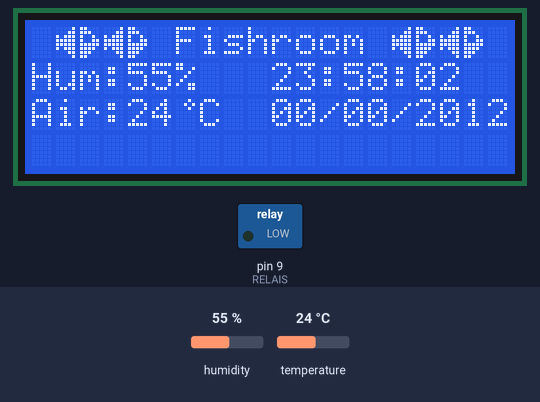
The sketch below on a simulated Arduino Uno, built with avr-gcc and run on an emulated ATmega328P. Shown: 20×4 character LCD, switched loads named in the sketch (green lamp = pin HIGH). Inputs (shaded band) come from the test bench; at power-on: humidity 55 %, temperature 24 °C. Storage starts empty; what the sketch prints to the serial monitor is not drawn.

Above: at 1.2 s.
1.3 s: humidity set to 22 %
At 3.0 s:
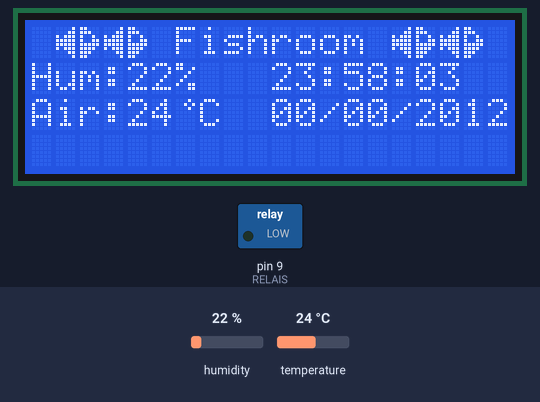
4.7 s: temperature set to 12 °C
At 6.1 s:
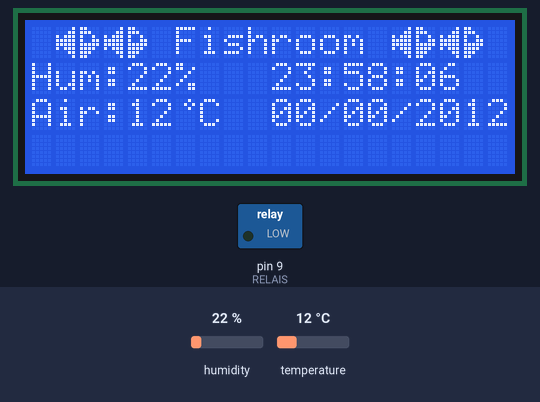
7.8 s: humidity set to 40 %
At 8.7 s:
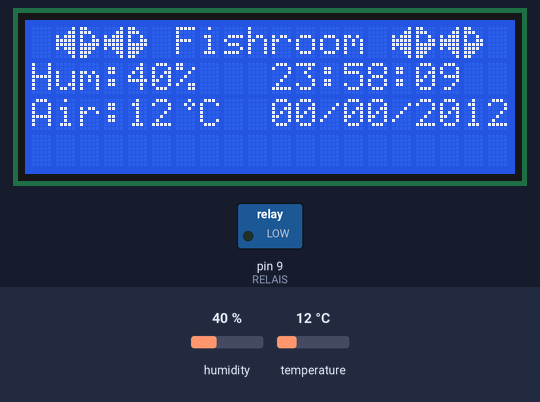
10.9 s: temperature set to 19 °C
At 12.3 s:
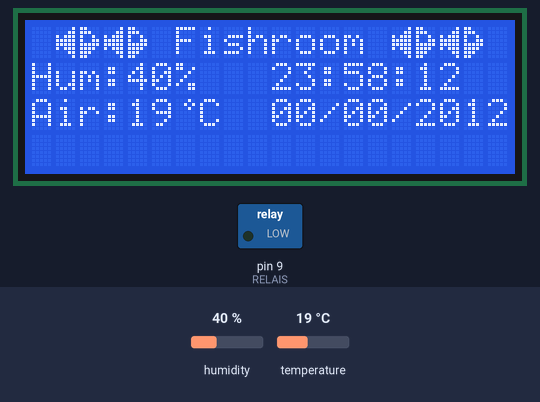
Timing chart, 0 to 13.9 s (numbered marks = the images above; inputs shaded):
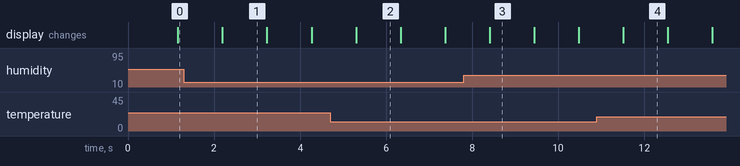

Measured:
- what the display in image 1 shows lasts 1.0 s, from 2.2 s to 3.2 s

The sketch:

FishDuino.ino
```cpp
// Auteur du Programme : X. HINAULT - Tous droits réservés
// Programme écrit le : 12/2011.

// ------- Licence du code de ce programme -----
//  This program is free software: you can redistribute it and/or modify
//  it under the terms of the GNU General Public License as published by
//  the Free Software Foundation, either version 3 of the License,
//  or any later version.
//  This program is distributed in the hope that it will be useful,
//  but WITHOUT ANY WARRANTY; without even the implied warranty of
//  MERCHANTABILITY or FITNESS FOR A PARTICULAR PURPOSE.  See the
//  GNU General Public License for more details.
//  You should have received a copy of the GNU General Public License
//  along with this program.  If not, see <http://www.gnu.org/licenses/>.

#include <LiquidCrystal.h> // Ajout librairie liquidCristal
#include <SD.h> // crée automatiquement un objet racine SD représentant la carte mémoire SD
#include <dht11.h>
dht11 DHT11;
#define DHT11PIN 8 // on definit la pin digital 8


File myFile; // objet file
File myDir; // objet file

char dirName[]="/monrep"; // tableau de caracteres pour le nom du répertoire

// nom du fichier court (8 caractères maxi . 3 caractères maxi) (dit format DOS 8.3)
char fileName[] = "test.txt"; // tableau de caractères pour le nom du fichier

char pathFile[] = "/monrep/test.txt"; // tableau de caractères pour le nom du fichier

int test; //variable mémorisation résultat renvoyé par fonctions


///////////////// LCD ///////////////////////
// --- constantes des broches ---

const int RS=2; //declaration constante de broche
const int E=3; //declaration constante de broche

const int D4=4; //declaration constante de broche
const int D5=5; //declaration constante de broche
const int D6=6; //declaration constante de broche
const int D7=7; //declaration constante de broche
//////////////////// FIN LCD //////////////////////
///////////////// relais //////////////////////
const int RELAIS = 9;
/////////// Fin Relais /////////////////////


// --- Déclaration des variables globales ---

////////////////////////// LCD ///////////////////
LiquidCrystal lcd(RS, E, D4, D5, D6, D7);// initialisation LCD en mode 4 bits
// Caractere speciaux cree

byte degree[8] = {
  B10000010,
  B10000101,
  B10000010,
  B10000000,
  B10000000,
  B10000000,
  B10000000,
};
byte poisson1[8] = {
  B10000001,
  B10000011,
  B10010111,
  B10011111,
  B10011111,
  B10010111,
  B10000011,
  B10000001,
};
byte poisson2[8] = {
  B10011000,
  B10011100,
  B10010010,
  B10010011,
  B10011111,
  B10011110,
  B10011100,
  B10011000,
};
///////////////////// FIN LCD /////////////////////

void setup()
{
  Serial.begin(115200);
  //initLCD1();
  initLCD();
  initSdCard();
  pinMode(RELAIS,OUTPUT);
  digitalWrite(RELAIS,LOW);
} // fin setup()

int heure[] = {0,58,23};
int ecran=1;
void loop(){
  initLCD1();
  //delay(2000);
  //digitalWrite(RELAIS,HIGH);
  //initLCD2();
  setHeure(heure);
  checkTemp(ecran);


  delay(1000); // pause de 2 secondes
  //digitalWrite(RELAIS,LOW);
}

void initLCD(){
  lcd.begin(20,4);
  lcd.createChar(0, degree);
  lcd.createChar(1,poisson1);
  lcd.createChar(2,poisson2);
}
void initLCD1(){
  //lcd.clear();
  lcd.setCursor(1, 0);
  lcd.print((char)1);
  lcd.print((char)2);
  lcd.print((char)1);
  lcd.print((char)2);
  lcd.print(" Fishroom ");
  lcd.print((char)1);
  lcd.print((char)2);
  lcd.print((char)1);
  lcd.print((char)2);
  lcd.setCursor(0, 1);
  lcd.print("Hum:");
  lcd.print("00%");
  lcd.setCursor(10, 1);
  lcd.print("00:00:00");
  lcd.setCursor(0, 2);
  lcd.print("Air:");
  lcd.print("00");
  lcd.setCursor(6, 2);
  lcd.print((char)0);
  lcd.print("C");
  lcd.setCursor(10, 2);
  lcd.print("00/00/2012");
}
void initLCD2(){
  lcd.clear();
  lcd.setCursor(1, 0);
  lcd.print((char)1);
  lcd.print((char)2);
  lcd.print(" Information ");
  lcd.print((char)1);
  lcd.print((char)2);
  lcd.setCursor(0, 1);
  lcd.print("  Ext ");
  lcd.setCursor(13, 1);
  lcd.print("Cave");
  lcd.setCursor(0, 2);
  lcd.print("Hum:");
  lcd.print("00%");
  lcd.setCursor(0, 3);
  lcd.print("Air:");
  lcd.print("00");
  lcd.setCursor(6, 3);
  lcd.print((char)0);
  lcd.print("C");
  lcd.setCursor(11, 2);
  lcd.print("Air:");
  lcd.print("00");
  lcd.print((char)0);
  lcd.print("C");
}

void initSdCard(){
  //----- initialisation de la carte SD -----
  Serial.println("Initialisation de la SD card...");
  pinMode(10, OUTPUT); // laisser la broche SS en sortie - obligatoire avec librairie SD
  test=SD.begin(4); // initialisation de la carte SD avec broche 4 en tant que CS - renvoie true/false
  if (test!=true) { // si initialisation n'est pas réussie
    Serial.println("Echec initialisation!"); // message port Série
  }
  else { // si nitialisation réussie
    Serial.println("Initialisation reussie !"); // message port Série
  } // fin si SD.begin
  //----- test de l'existence d'un répertoire
  test=SD.exists(pathFile); // test si le répertoire existe - renvoie true/false
  Serial.print ("Test="); Serial.println(test);
  if (test!=true) { // si le répertoire n'existe pas
    Serial.println ("Le fichier n'existe pas !");
  }else { // si le répertoire existe
    Serial.println ("Le fichier existe !");
    //SD.remove(pathFile); // efface le fichier
    //Serial.println ("Fichier efface !");
    //----- ouverture du fichier ---
    myFile=SD.open(pathFile,FILE_WRITE); // ouvre le fichier en écriture et crée fichier si existe pas
    //Serial.print ("Test="); Serial.println(test);
    if (myFile!=true) { // si échec ouverture
      Serial.println ("Echec ouverture fichier !");
    }else { // si ouverture réussie
      Serial.println ("Ouverture fichier reussie !");
      myFile.seek(myFile.size()); // positionnement à la fin du fichier
      Serial.println ("Positionnement a la fin du fichier!");
      myFile.println(); // ajoute un saut de ligne
      myFile.println("------ Debut nouvel enregistrement -------"); // ajoute une ligne
      myFile.println(millis()); // ajoute la ligne au fichier - ici enregistre la valeur de millis
      /*-- affiche une nouvelle série de 30 valeur
      for (int i=0; i<30; i++) {
        myFile.println(i); // ajoute la ligne au fichier
      }
      */
      myFile.close(); // fermeture du fichier
      Serial.println ("Fermeture fichier effectuee!");
      test=SD.exists(pathFile); // test si le fichier existe - renvoie true/false
      Serial.print ("Test="); Serial.println(test);
      if (test!=true)  { // si fichier existe pas
         Serial.println ("Le fichier existe pas !");
      }
       else { // si fichier existe
         Serial.println ("Le fichier existe !");
         //--- ouverture du fichier en lecture ---
         myFile=SD.open(pathFile,FILE_READ); // ouvre le fichier en lecture
         Serial.println ("Ouverture du fichier en lecture");
         for (int i=0; i<myFile.size(); i++ ) {
           myFile.seek(i); // se positionne à la position i
           Serial.print(char(myFile.peek())); // affiche le caractère courant
         }
       myFile.close(); // fermeture du fichier
       Serial.println ("Fermeture fichier effectuee!");
       } // fin else si fichier existe
     } // fin else si ouverture répertoire réussie
 }// fin else si répertoire
}

void checkTemp(int lcd){
  int chk = DHT11.read(DHT11PIN);
  Serial.print("Read sensor: ");
  switch (chk)
  {
    case 0: Serial.println("OK"); break;
    case -1: Serial.println("Checksum error"); break;
    case -2: Serial.println("Time out error"); break;
    default: Serial.println("Unknown error"); break;
  }

  Serial.print("Humidity (%): ");
  Serial.println((float)DHT11.humidity, 2);

  Serial.print("Temperature (oC): ");
  Serial.println((float)DHT11.temperature, 2);
  if (lcd==1){
    setHum(DHT11.humidity);
    setTemp(DHT11.temperature);
  }

  Serial.print("Dew PointFast (oC): ");
  Serial.println(dewPointFast(DHT11.temperature, DHT11.humidity));


}
// delta max = 0.6544 wrt dewPoint() Point de rosée
// 5x faster than dewPoint()
// reference: http://en.wikipedia.org/wiki/Dew_point
double dewPointFast(double celsius, double humidity)
{
	double a = 17.271;
	double b = 237.7;
	double temp = (a * celsius) / (b + celsius) + log(humidity/100);
	double Td = (b * temp) / (a - temp);
	return Td;
}

void setTemp(int temp){
  lcd.setCursor(4, 2);
  lcd.print(temp);
}
void setHum(int hum){
  lcd.setCursor(4, 1);
  lcd.print(hum);
}
int setHeure(int *heure){
  heure[0]++;
  if (heure[0]==60){
   heure[0]=0;
   heure[1]++;
  }
 if (heure[1]==60){
  heure[1]=0;
  heure[2]++;
 }
  if(heure[2]==24){
  heure[2]=0;
  heure[1]=0;
  heure[0]=0;
  }
  lcd.setCursor(10, 1);
  if (heure[2]<10){
    lcd.print("0");
  }
  lcd.print(heure[2]);
  lcd.print(":");
  if (heure[1]<10){
    lcd.print("0");
  }
  lcd.print(heure[1]);
  lcd.print(":");
  if (heure[0]<10){
    lcd.print("0");
  }
  lcd.print(heure[0]);
}
void addHeure(){
  lcd.setCursor(12, 1);
  lcd.print("00:00:00");
}
void setDate(){


}
```
